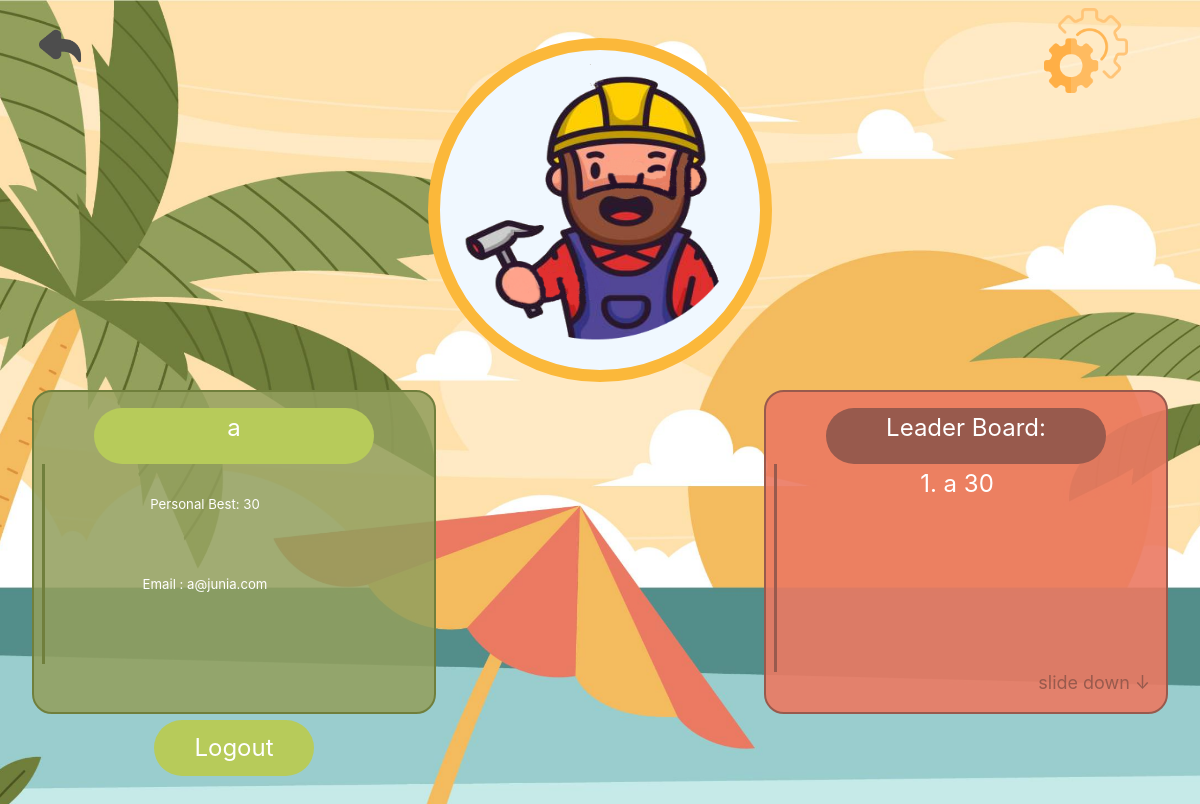
The app's page /WEB/user.php (signed in) with its own data.
### tables this page shows
CREATE TABLE `users` (
  `username` varchar(30) NOT NULL,
  `email` varchar(60) NOT NULL,
  `password` varchar(60) NOT NULL,
  `score` int(16) NOT NULL,
  `progression` int(16) DEFAULT NULL
);

### WEB/user.php (the view, shortened to what this page needs)
<?php
$conn = new mysqli('localhost', 'root', 'root', 'martin');
try{
    require("traitement/DB_connect.php");
    $reqPrep1="SELECT username,email,password,score FROM users WHERE username='$_SESSION[username]'";
    $req1 =$conn->prepare($reqPrep1);
    $req1->execute();
    $resultat = $req1->fetchAll();
    $sql = "SELECT score, username FROM users ORDER BY score DESC LIMIT 25";
}
catch(Exception $e){
    die("Erreur : " . $e->getMessage());
}
if(isset($_SESSION['username'])){
foreach($resultat as $row){
?>
<!DOCTYPE html>
<html lang="en">
<head>
    <link rel="stylesheet" href="CSS/user.css">
</head>
<body>
    <header>
        <div class="buttonhead">
            <button class="back" type=submit>
                <a href="../index.php">
                    <img class="backimg" src="image/button/arrow.png">
                </a>
            </button>
            <a class="al" - href="settingingames/settinguser.php">
                <img class="settingimg" src="image/button/boutonsetting.png" />
            </a>
        </div>
    </header>
    <main>
        <div class="cont">
            <div class="user">
                <img class="imgmartin" src="image/button/martin.png" alt="">
            </div>
        </div>
        <div class="cont2">
            <div class="Compte">
                <div class="name">
                    <?php echo $row["username"] ?>
                </div>
                <div class="line">
                    Personal Best: <?php echo  $row["score"] ?>
                    <br>
                    Email : <?php echo $row["email"] ?>
                </div>
                <div class="logout">
                    <a class="textlogout" href=" logout.php">Logout
                    </a>
                </div>
            </div>
            <?php
            };
            ?>
            <div class="classement">
                <div class="compte">
                    Leader Board:
                </div>
                <div class="list">
                    <?php
                           $stmt = $conn->query($sql);
                        $results = $stmt->fetchAll(PDO::FETCH_ASSOC);
                        if (count($results) > 0) {
                            echo "
                            <div class='line2'>";
                            $i=1;
                            foreach ($results as $row) {
                                echo $i.".         ". $row["username"]."  ";
                                echo $row["score"]."  ";
                                echo "<br>";
                                $i++;
                            }
                        } else {
                            echo "Aucun résultat trouvé.";
                        }
                        ?>
                </div>
            </div>
            <div class="down">
                slide down ↓
            </div>
        </div>
    </main>
</body>
</html>
<?php
    }
else{
    header("Location: sign_in_up.php");
    return;
}
?>

### WEB/CSS/user.css (style rules this page uses)
* { scrollbar-width:none; }
.back { position: absolute; width: 85px; height: 80px; left: 17px; top: 7px; background: url(../image/button/arrow.png); border-style: none; }
.backimg { width: 70px; }
.settingimg { width: 100%; height: 100%; }
.al { height: 7.1vw; width: 7vw; margin-left: 87vw; }
.cont { display: flex; flex-wrap: wrap; height: 40vh; }
.buttonhead { display: flex; width: 100vw; justify-content: space-between; margin-top: 1vh; height: 30px; }
body { overflow-x: hidden; margin: 0; color: white; background: url("../image/background2.png") no-repeat center fixed; background-size: cover; font-family: 'Inter', monospace; font-weight: bold; }
.user { background-color: aliceblue; border: 1vw solid rgb(251, 184, 58); height: 40vh; width: 40vh; border-radius: 100%; margin: auto; }
.imgmartin { width: 100%; height: 100%; }
.Compte { background-color: #939f5ddc; height: 40vh; width: 50vh; border: 0.2vw solid #707f3c; border-radius: 20px; -webkit-border-radius: 20px; -moz-border-radius: 20px; -ms-border-radius: 20px; -o-border-radius: 20px; }
.cont2 { flex-wrap: wrap; display: flex; justify-content: space-between; margin-left: 4vh; margin-top: 4vh; margin-right: 4vh; height: 90vh; font-size: 1.1vw; }
.classement { background-color: #ec7962e6; height: 40vh; width: 50vh; border: 0.2vw solid #985A4D; border-radius: 20px; -webkit-border-radius: 20px; -moz-border-radius: 20px; -ms-border-radius: 20px; -o-border-radius: 20px; }
.name { height: 7vh; width: 35vh; background-color: #B7CB5A; margin: auto; text-align: center; margin-top: 2vh; border-radius: 40px; text-decoration: none; font-family: "Inter"; font-style: normal; font-weight: 400; line-height: 5vh; text-align: center; color: #ffffff; text-decoration: none; font-size: 3vh; }
.compte { height: 7vh; width: 35vh; background-color: #985A4D; margin: auto; text-align: center; margin-top: 2vh; border-radius: 40px; text-decoration: none; font-family: "Inter"; font-style: normal; font-weight: 400; font-size: 3vh; line-height: 5vh; text-align: center; color: #ffffff; text-decoration: none; -webkit-border-radius: 40px; -moz-border-radius: 40px; -ms-border-radius: 40px; -o-border-radius: 40px; }
.logout { height: 7vh; width: 20vh; margin: auto; text-align: center; background-color: #B7CB5A; margin: auto; text-align: center; margin-top:7vh; border-radius: 40px; }
.textlogout { text-decoration: none; font-family: "Inter"; font-style: normal; font-weight: 400; font-size: 3vh; line-height: 7vh; text-align: center; color: #ffffff; text-decoration: none; }
.line { text-align:center; margin-left: 1vh; height: 25vh; width: 40vh; border:0.3vw #707f3c; border-style: hidden hidden hidden solid; text-decoration: none; font-family: "Inter"; font-style: normal; font-weight: 400; line-height: 10vh; text-align: center; color: #ffffff; text-decoration: none; }
.line2 { text-align:center; margin-left: 1vh; height: 26vh; width: 45vh; border:0.3vw #985A4D; border-style: hidden hidden hidden solid; text-decoration: none; font-family: "Inter"; font-style: normal; font-weight: 400; font-size: 3vh; line-height: 5vh; text-align: center; color: #ffffff; text-decoration: none; overflow-y: scroll; scrollbar-width:none; }
.down { display: flex; justify-content: flex-end; margin-right: 2vh; font-size: 1.5vw; margin-bottom: 2vh; font-family: "Inter"; font-style: normal; font-weight: 400; color: #985A4D; }

### records on screen
users: username "a", score "30", email "a@junia.com"
